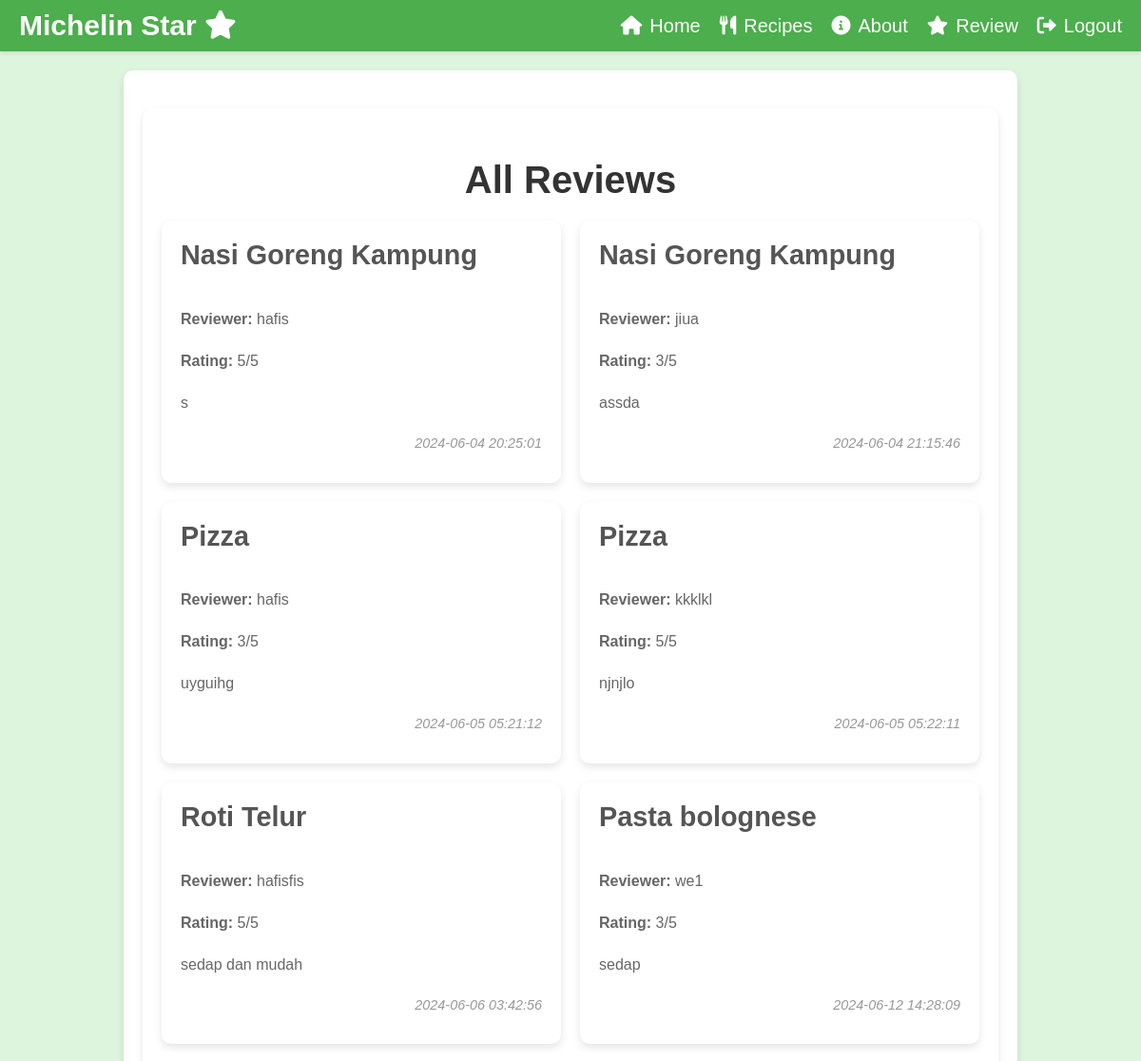
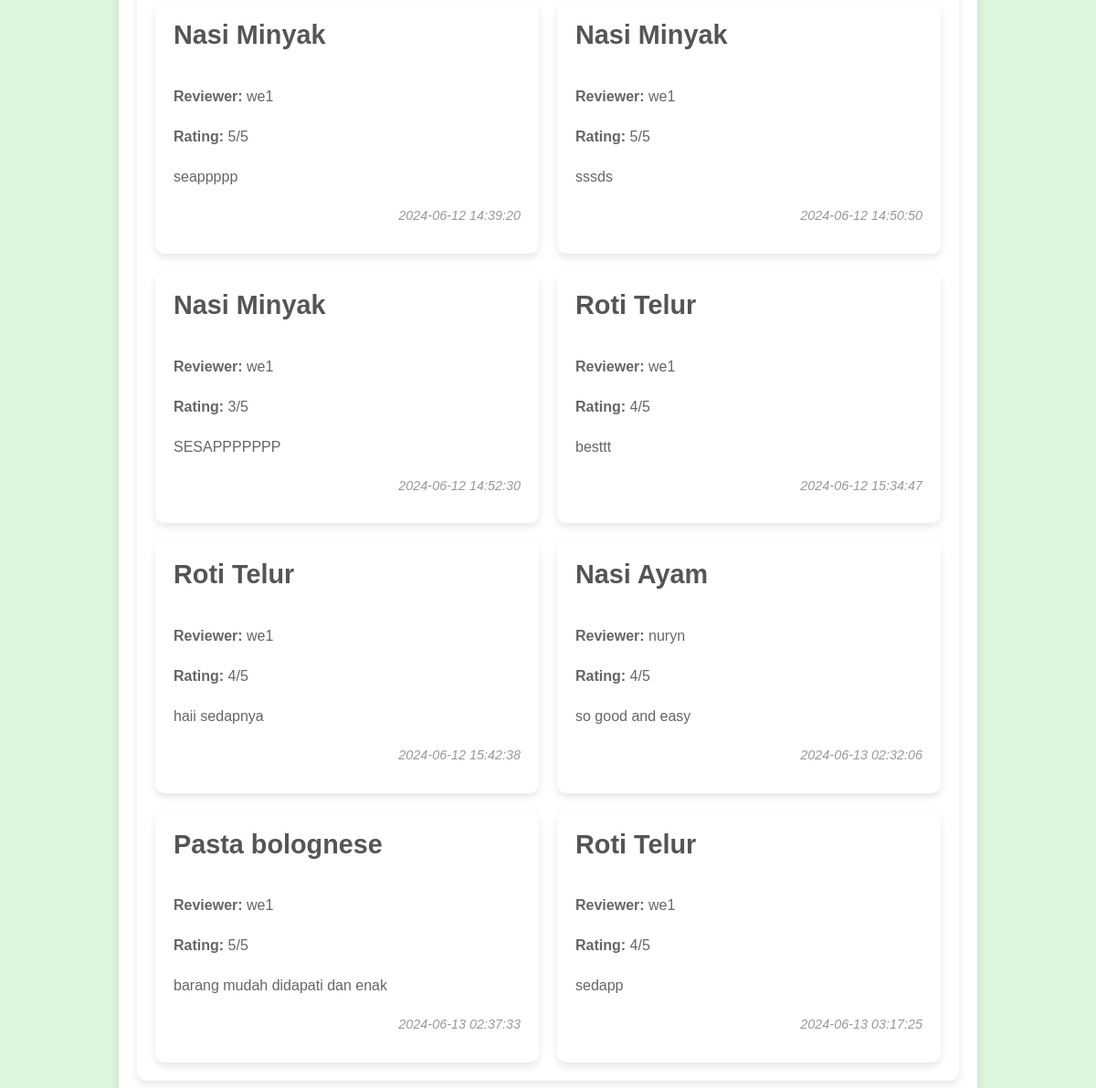
The app's page /review.php (signed in) with its own data (2 pictures, top to bottom).
### tables this page shows
CREATE TABLE `review` (
  `ReviewID` int(11) NOT NULL,
  `RecipeID` int(11) DEFAULT NULL,
  `UserID` int(11) NOT NULL,
  `UserName` varchar(255) DEFAULT NULL,
  `Rating` int(11) DEFAULT NULL,
  `Comment` text DEFAULT NULL,
  `ReviewDate` timestamp NOT NULL DEFAULT current_timestamp()
);

CREATE TABLE `recipe` (
  `RecipeID` int(11) NOT NULL,
  `Title` varchar(255) NOT NULL,
  `Description` text DEFAULT NULL,
  `Ingredients` text DEFAULT NULL,
  `Instructions` text DEFAULT NULL,
  `PreparationTime` int(11) DEFAULT NULL,
  `CookingTime` int(11) DEFAULT NULL,
  `Servings` int(11) DEFAULT NULL,
  `Image` varchar(255) DEFAULT NULL,
  `Video` varchar(255) DEFAULT NULL,
  `CategoryID` int(11) DEFAULT NULL
);

### review.php (the view, shortened to what this page needs)
<?php
include('headeradmin.php');
$conn = new mysqli("localhost", "root", "", "RecipeDB");
$sql = "SELECT r.*, rec.Title AS RecipeTitle
        FROM Review r
        JOIN Recipe rec ON r.RecipeID = rec.RecipeID";
$reviewStmt = $conn->prepare($sql);
$reviewStmt->execute();
$reviewResult = $reviewStmt->get_result();
$reviews = $reviewResult->fetch_all(MYSQLI_ASSOC);
?>
<!DOCTYPE html>
<html lang="en">
<head>
    <link rel="stylesheet" href="stylesreview2.css">
</head>
<body>
<div class="content">
    <div class="welcome-message">
        <h2>All Reviews</h2>
    </div>
    <div class="review-container">
        <?php foreach ($reviews as $review): ?>
        <div class="review-card">
            <h3><?php echo htmlspecialchars($review['RecipeTitle']); ?></h3>
            <p><strong>Reviewer:</strong> <?php echo htmlspecialchars($review['UserName']); ?></p>
            <p><strong>Rating:</strong> <?php echo htmlspecialchars($review['Rating']); ?>/5</p>
            <p><?php echo nl2br(htmlspecialchars($review['Comment'])); ?></p>
            <p><em><?php echo htmlspecialchars($review['ReviewDate']); ?></em></p>
        </div>
        <?php endforeach; ?>
    </div>
</div>
<?php
include('footer.php');
?>
</body>
</html>

### stylesheader.css (style rules this page uses)
body { margin: 0; font-family: Arial, sans-serif; }

### stylesreview2.css (style rules this page uses)
body { font-family: 'Arial', sans-serif; margin: 0; padding: 0; background-color: #dcf5dc; }
.content { padding: 20px; background-color: #fff; max-width: 900px; margin: 20px auto; border-radius: 10px; box-shadow: 0 4px 8px rgba(0, 0, 0, 0.1); }
h2 { text-align: center; margin-bottom: 20px; font-size: 2.5rem; color: #333; font-weight: 700; }
.review-container { display: grid; grid-template-columns: repeat(auto-fit, minmax(300px, 1fr)); gap: 20px; justify-content: center; }
.review-card { background-color: #fff; border: none; border-radius: 10px; padding: 20px; box-shadow: 0 4px 8px rgba(0, 0, 0, 0.1); transition: transform 0.3s ease, box-shadow 0.3s ease; display: flex; flex-direction: column; justify-content: space-between; }
.review-card h3 { margin-top: 0; font-size: 1.8rem; color: #555; }
.review-card p { margin: 10px 0; font-size: 1rem; color: #666; line-height: 1.5; }
.review-card em { font-size: 0.9rem; color: #999; text-align: right; display: block; margin-top: auto; }

### records on screen
review: RecipeID.Title "Nasi Goreng Kampung", UserName "hafis", Rating "5", Comment "s", ReviewDate "2024-06-04 20:25:01"
review: RecipeID.Title "Nasi Goreng Kampung", UserName "jiua", Rating "3", Comment "assda", ReviewDate "2024-06-04 21:15:46"
review: RecipeID.Title "Pizza", UserName "hafis", Rating "3", Comment "uyguihg", ReviewDate "2024-06-05 05:21:12"
review: RecipeID.Title "Pizza", UserName "kkklkl", Rating "5", Comment "njnjlo", ReviewDate "2024-06-05 05:22:11"
review: RecipeID.Title "Roti Telur", UserName "hafisfis", Rating "5", Comment "sedap dan mudah", ReviewDate "2024-06-06 03:42:56"
review: RecipeID.Title "Pasta bolognese", UserName "we1", Rating "3", Comment "sedap", ReviewDate "2024-06-12 14:28:09"
review: RecipeID.Title "Nasi Minyak", UserName "we1", Rating "5", Comment "seappppp", ReviewDate "2024-06-12 14:39:20"
review: RecipeID.Title "Nasi Minyak", UserName "we1", Rating "5", Comment "sssds", ReviewDate "2024-06-12 14:50:50"
review: RecipeID.Title "Nasi Minyak", UserName "we1", Rating "3", Comment "SESAPPPPPPP", ReviewDate "2024-06-12 14:52:30"
review: RecipeID.Title "Roti Telur", UserName "we1", Rating "4", Comment "besttt", ReviewDate "2024-06-12 15:34:47"
review: RecipeID.Title "Roti Telur", UserName "we1", Rating "4", Comment "haii sedapnya", ReviewDate "2024-06-12 15:42:38"
review: RecipeID.Title "Nasi Ayam", UserName "nuryn", Rating "4", Comment "so good and easy", ReviewDate "2024-06-13 02:32:06"
review: RecipeID.Title "Pasta bolognese", UserName "we1", Rating "5", Comment "barang mudah didapati dan enak", ReviewDate "2024-06-13 02:37:33"
review: RecipeID.Title "Roti Telur", UserName "we1", Rating "4", Comment "sedapp", ReviewDate "2024-06-13 03:17:25"
